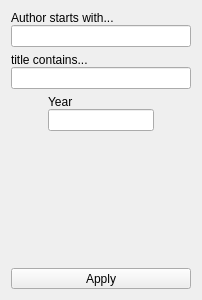
<?xml version="1.0" encoding="UTF-8"?>
<ui version="4.0">
 <class>Filter</class>
 <widget class="QFrame" name="Filter">
  <property name="geometry">
   <rect>
    <x>0</x>
    <y>0</y>
    <width>202</width>
    <height>300</height>
   </rect>
  </property>
  <property name="windowTitle">
   <string>Frame</string>
  </property>
  <layout class="QVBoxLayout" name="verticalLayout_4">
   <item>
    <layout class="QVBoxLayout" name="verticalLayout">
     <property name="spacing">
      <number>0</number>
     </property>
     <item>
      <widget class="QLabel" name="lblAuthor">
       <property name="text">
        <string>Author starts with...</string>
       </property>
      </widget>
     </item>
     <item>
      <widget class="QLineEdit" name="edtAuthor"/>
     </item>
    </layout>
   </item>
   <item>
    <layout class="QVBoxLayout" name="verticalLayout_2">
     <property name="spacing">
      <number>0</number>
     </property>
     <item>
      <widget class="QLabel" name="lblTitle">
       <property name="text">
        <string>title contains...</string>
       </property>
      </widget>
     </item>
     <item>
      <widget class="QLineEdit" name="edtTitle"/>
     </item>
    </layout>
   </item>
   <item>
    <layout class="QHBoxLayout" name="horizontalLayout">
     <item>
      <spacer name="horizontalSpacer">
       <property name="orientation">
        <enum>Qt::Horizontal</enum>
       </property>
       <property name="sizeHint" stdset="0">
        <size>
         <width>40</width>
         <height>20</height>
        </size>
       </property>
      </spacer>
     </item>
     <item>
      <layout class="QVBoxLayout" name="verticalLayout_3">
       <property name="spacing">
        <number>0</number>
       </property>
       <item>
        <widget class="QLabel" name="lblYear">
         <property name="text">
          <string>Year</string>
         </property>
        </widget>
       </item>
       <item>
        <widget class="QLineEdit" name="edtYear"/>
       </item>
      </layout>
     </item>
     <item>
      <spacer name="horizontalSpacer_2">
       <property name="orientation">
        <enum>Qt::Horizontal</enum>
       </property>
       <property name="sizeHint" stdset="0">
        <size>
         <width>40</width>
         <height>20</height>
        </size>
       </property>
      </spacer>
     </item>
    </layout>
   </item>
   <item>
    <spacer name="verticalSpacer">
     <property name="orientation">
      <enum>Qt::Vertical</enum>
     </property>
     <property name="sizeHint" stdset="0">
      <size>
       <width>20</width>
       <height>149</height>
      </size>
     </property>
    </spacer>
   </item>
   <item>
    <widget class="QToolButton" name="btnApply">
     <property name="sizePolicy">
      <sizepolicy hsizetype="Preferred" vsizetype="Fixed">
       <horstretch>0</horstretch>
       <verstretch>0</verstretch>
      </sizepolicy>
     </property>
     <property name="text">
      <string>Apply</string>
     </property>
    </widget>
   </item>
  </layout>
  <action name="actionApplyFilter">
   <property name="text">
    <string>Apply</string>
   </property>
   <property name="toolTip">
    <string>Apply filter</string>
   </property>
  </action>
 </widget>
 <resources/>
 <connections/>
</ui>
